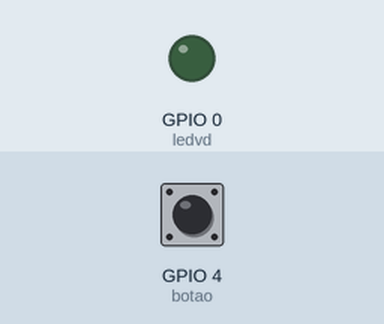
A sketch run on a simulated ESP32. On the bench: output pins drawn as LEDs (lit = HIGH). The test bench sets the inputs (shaded band); at power-on: GPIO 4 (botao) LOW.

Above: at 1.2 s.
1.3 s: GPIO 4 (botao) pulled HIGH for 0.15 s
At 1.37 s:
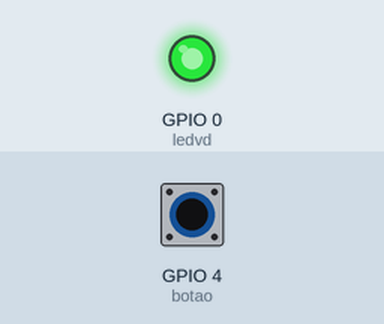
2.9 s: GPIO 4 (botao) pulled HIGH for 3.2 s
At 7.1 s:
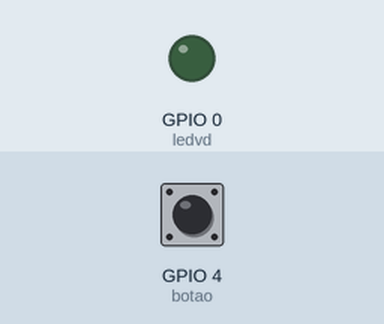
Timing chart, 0 to 8.6 s (numbered marks = the images above; inputs shaded):
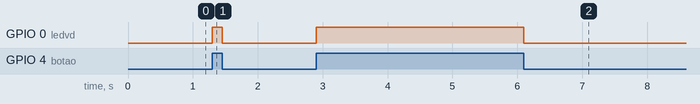

The sketch:

botao_toggle.ino
```cpp
int botao = 4;
int ledvd = 0;
bool statusBotao = 0;


void setup() {
 pinMode (ledvd, OUTPUT);
 pinMode (botao, INPUT);

}

void loop() {
  statusBotao = digitalRead(botao);
  if (statusBotao == HIGH)
  {
    digitalWrite(ledvd, HIGH);
  }
  else
  {
    digitalWrite(ledvd, LOW);
  }
  }
```

Measured:
- after the input at 1.3 s, GPIO 0 (ledvd): LOW → HIGH at once, → LOW 0.15 s later
- after the input at 2.9 s, GPIO 0 (ledvd): LOW → HIGH at once, → LOW 3.2 s later
